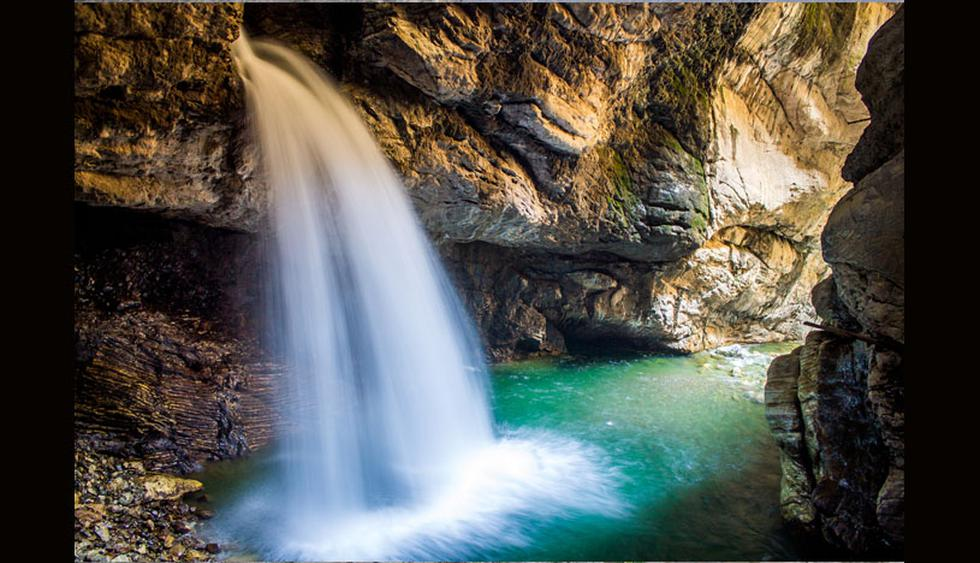
#> input picture CICLO-VII/IA/Parte_practica/semana12/autisha.jpg, 980 x 563 px
$ jupyter execute '12_OCV_Máscaras.ipynb'
#> lines starting #> are read from the running program, lines starting #| are printed output that depends on the picture; after the words box and inside, x2 and y2 are one past the last pixel; in counts of white or black regions, pixels touching at a corner belong together
# Máscaras con OpenCV

### Importar paquetes y librerias

[cell 1]
import matplotlib.pyplot as plt
import numpy as np
import cv2

### Función para mostrar una imagen con imshow() de pyplot

[cell 2]
def mostrar_imagen(title, imagen):
  imagen = cv2.cvtColor(imagen,cv2.COLOR_BGR2RGB)
  plt.imshow(imagen)
  plt.title(title)
  plt.grid(False)
  plt.show()

### Máscaras

[cell 3]
args = {
    "imagen" :"autisha.jpg"
}

[cell 4]
# cargar la imagen original y mostrarla
imagen = cv2.imread(args["imagen"])
#> imagen is the input picture: shape (563, 980, 3); mean B, G, R 77.8, 84.2, 84.7
mostrar_imagen("Original",imagen)

La máscara tiene el mismo tamaño de la imagen, pero solamente tiene dos valores de pixel, 0 y 255. Los pixeles de la máscara con valor 0 son ignorados en la imagen original, mientras que los pixeles de la máscara con valores 255 se conservan.

[cell 5]
imagen.shape[:3]
#> Out = (563, 980, 3)

**Máscara Rectangular**

[cell 6]
mascara = np.zeros(imagen.shape[:2],dtype="uint8")
cv2.rectangle(mascara,(0,0),(150,150),255,-1)
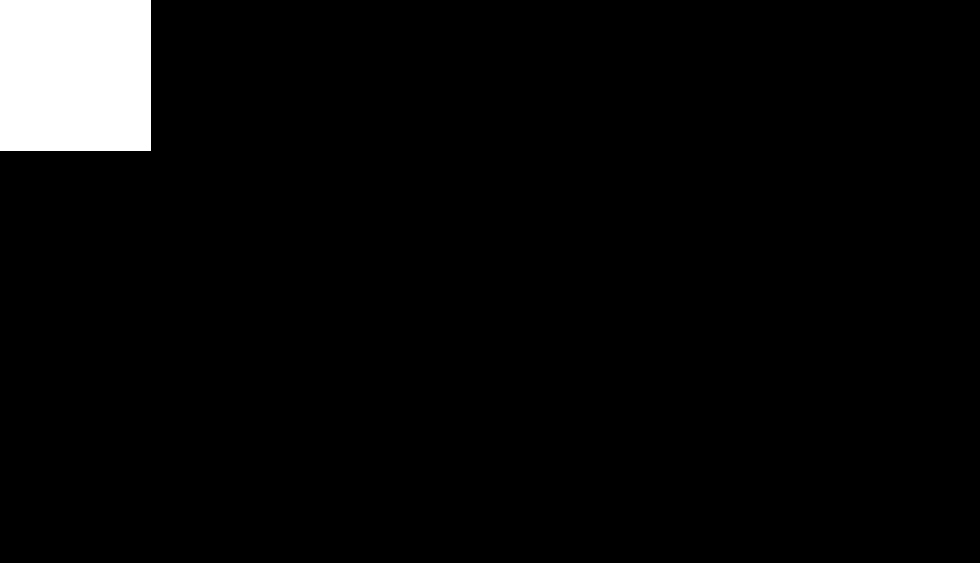
#> mascara: shape (563, 980); 4.1% white; 1 white region, box (x1, y1, x2, y2) and area: (0, 0, 151, 151) 22801
mostrar_imagen("Máscara Rectangular", mascara)

[cell 7]
conMascara = cv2.bitwise_and(imagen,imagen,mask=mascara)
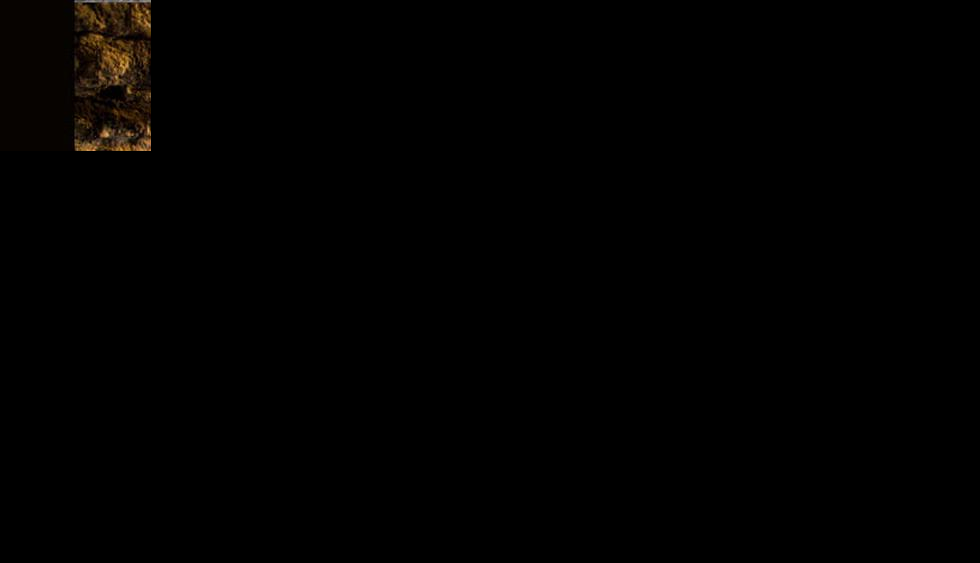
#> conMascara: shape (563, 980, 3); mean B, G, R 0.4, 0.8, 1.3
mostrar_imagen("Máscara aplicada a la imagen",conMascara)

**Máscara Circular**

Esta máscara circular tiene un radio igual a 50 pixeles

[cell 8]
mascara = np.zeros(imagen.shape[:2],dtype="uint8")
cv2.circle(mascara,(50,50),50,255,-1)
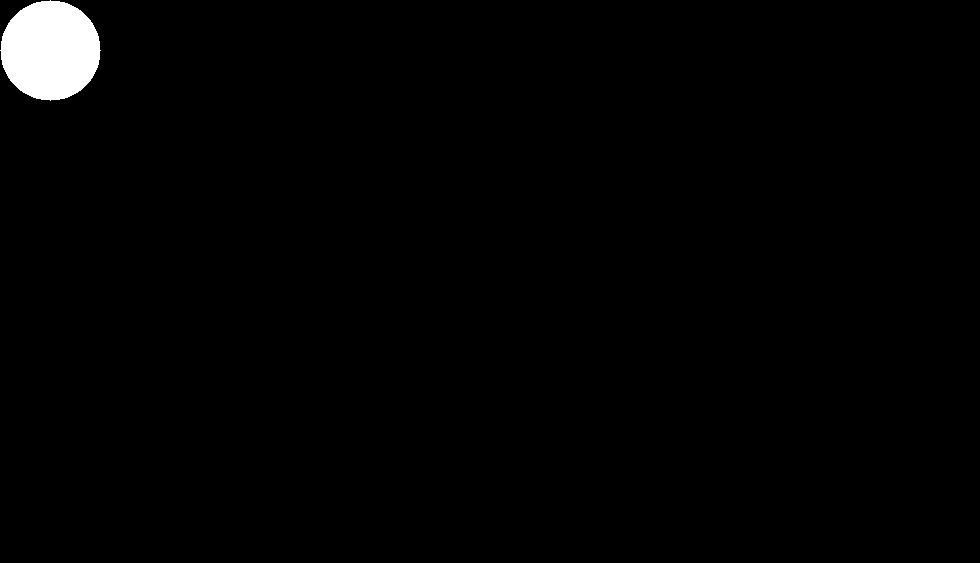
#> mascara: shape (563, 980); 1.4% white; 1 white region, box (x1, y1, x2, y2) and area: (0, 0, 101, 101) 7845
mostrar_imagen("Máscara Circular", mascara)

[cell 9]
conMascara = cv2.bitwise_and(imagen,imagen,mask=mascara)
mostrar_imagen("Máscara aplicada a la imagen",conMascara)

$ run again, with CICLO-VII/IA/Parte_practica/semana12/golden.jpeg copied over CICLO-VII/IA/Parte_practica/semana12/autisha.jpg
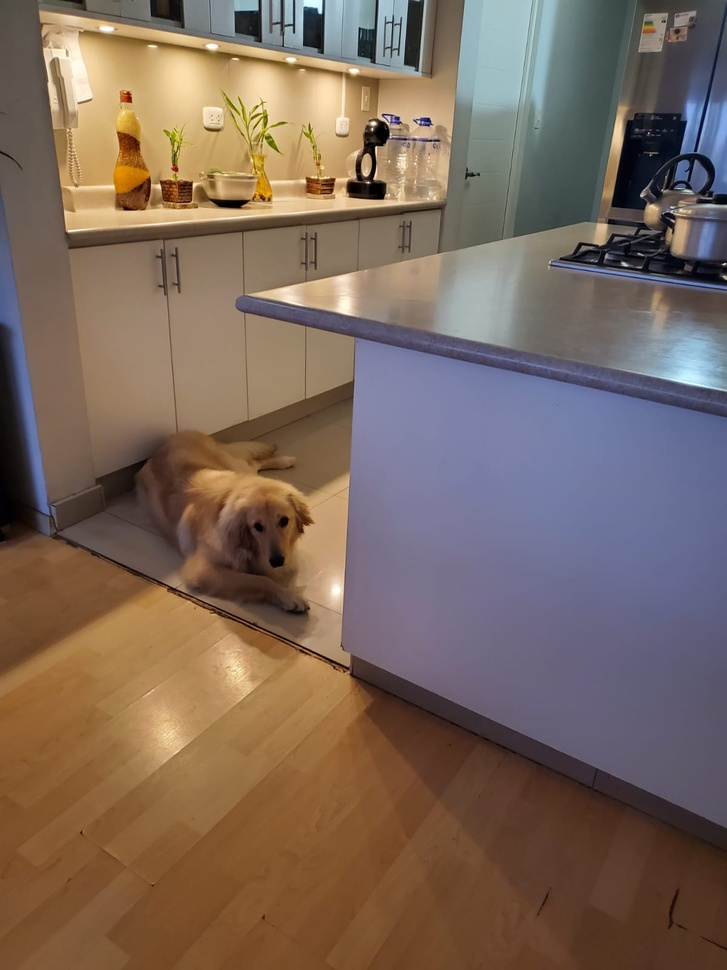
#> input picture CICLO-VII/IA/Parte_practica/semana12/golden.jpeg, 727 x 970 px, shrunk from 1200 x 1600 before the run
#> imagen is the input picture: shape (970, 727, 3); mean B, G, R 92.3, 104.1, 123.1
#> `cv2.rectangle(mascara,(0,0),(150,150),255,-1)`:
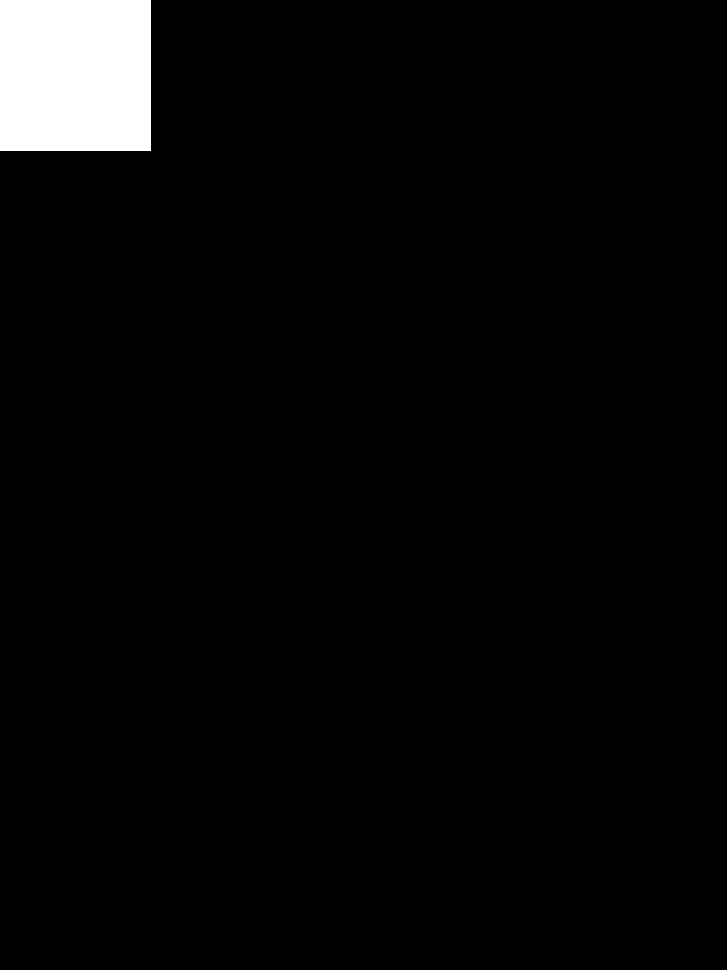
#> mascara: shape (970, 727); 3.2% white; 1 white region, box (x1, y1, x2, y2) and area: (0, 0, 151, 151) 22801
#> `cv2.circle(mascara,(50,50),50,255,-1)`:
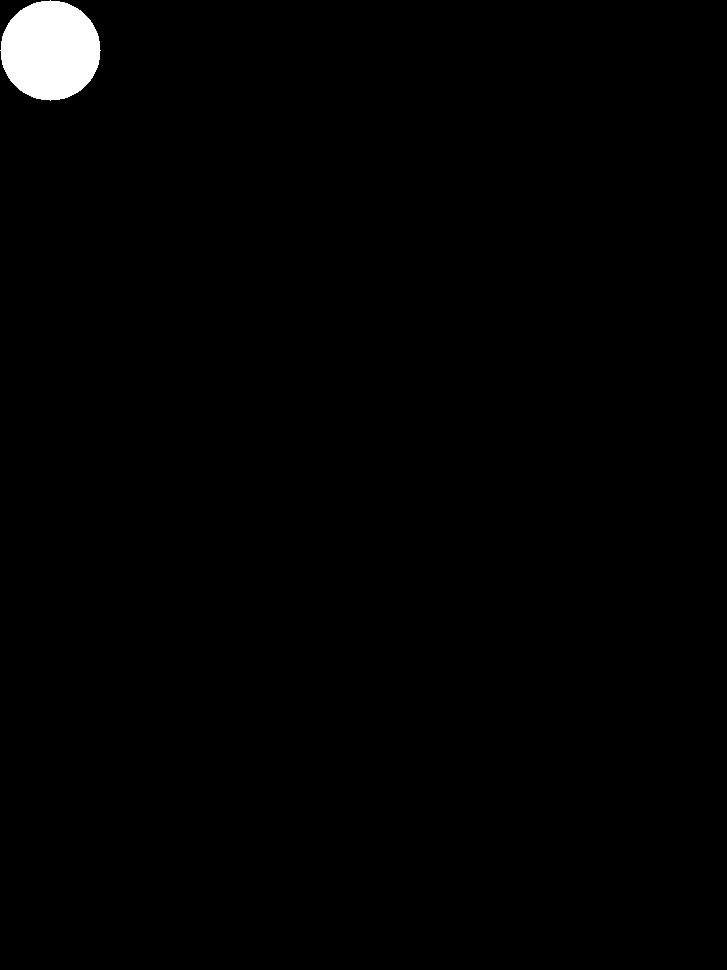
#> mascara: shape (970, 727); 1.1% white; 1 white region, box (x1, y1, x2, y2) and area: (0, 0, 101, 101) 7845
